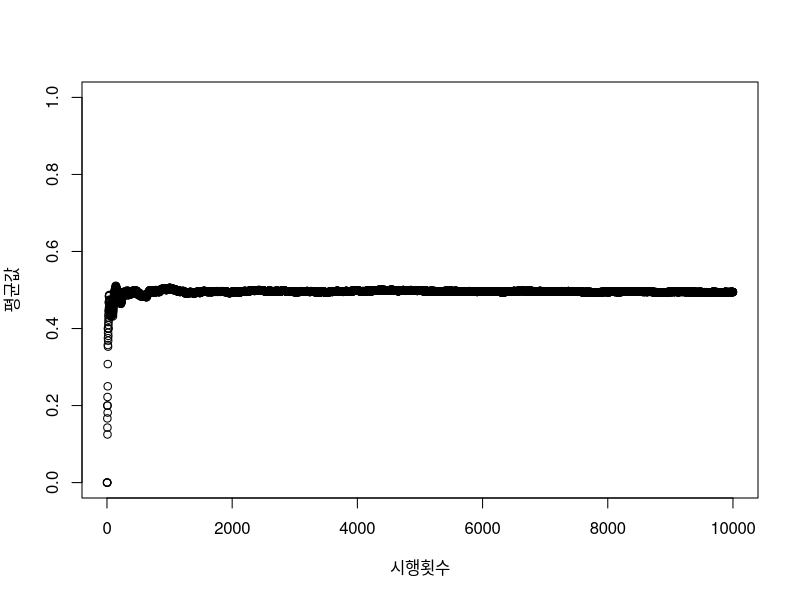
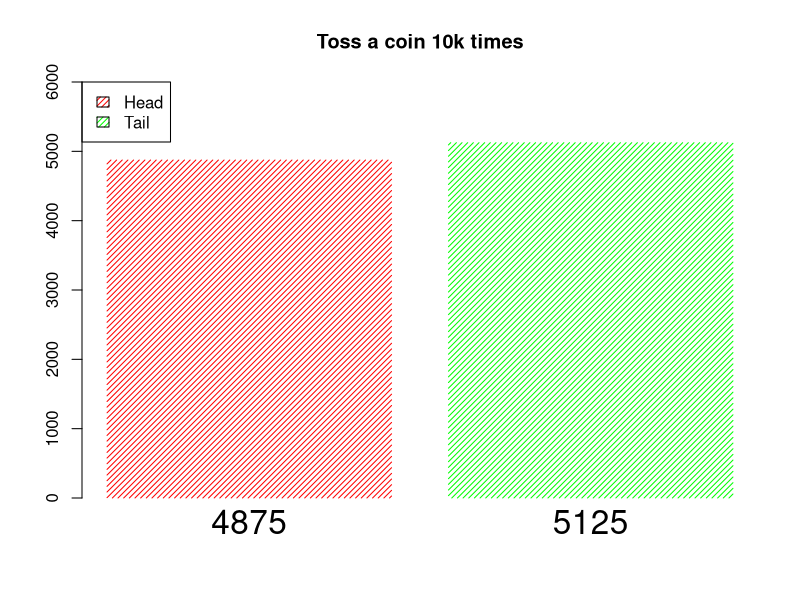

These figures' R source, in order:
# 1. 동전 앞면과 뒷면에 대한 확률 함수 구현
# 랜덤 생성 runif(count, min, max): return numerics(include?)
getPercentage = function(n) {
  return(runif(n, 0,1))
}

# 2. 동전 20회 던졌을 때, 앞&뒤(앞:1, 뒤:0) 출력
tossCoin = function(count) {
  # Head: 1, Tail: 0
  r = getPercentage(count)
  # numeric object
  result = numeric()
  for(i in 1:count){
    if(r[i] > 0.5){
      result[i] = 1;
    } else {
      result[i] = 0;
    }
  }
  return(result)
}
cat(tossCoin(20))

# 3. 몬테-카를로 시뮬레이션
monteTest = function(n){
  cnt = 0
  for(i in 1:n){
    cnt = cnt + tossCoin(1)
  }
  result = cnt / n
  return(result)
}
monteGraph = function(count){
  # init value
  accumulator = tossCoin(1)
  initData = data.frame(1,accumulator)
  names(initData) = c('시행횟수', '평균값')
  # loop
  for(n in 2:count){
    accumulator = accumulator + tossCoin(1)
    temp = c(n,accumulator/n)
    names(temp) = c('시행횟수', '평균값')
    # merge
    initData = rbind(initData, temp)
  }
  return(initData)
}
monteBarGraph = function(count){
  # Head, Tail
  h = 0;
  t = 0;
  for(i in 1:count){
    if(tossCoin(1)==1){
      h = h + 1;
    } else {
      t = t + 1;
    }
  }
  ret = c(h,t)
  # names(ret) = c(Head.Count,Tail.Count)
  names(ret) = c(ret[1],ret[2])
  return(ret)
}
monteTest(100000)
res = monteGraph(10000)
plot(res, ylim=c(0,1))

resBar = monteBarGraph(10000)
barplot(resBar,                               # data
        density = 25,                         # bar density(default=NULL)
        border = NA,                          # bar border(values: color, NA, TRUE)
        # xlab = 'default',                     # name x axis
        # ylab = 'default',                     # name y axis
        col = c('red', 'green'),              # bar color
        main = 'Toss a coin 10k times',       # main title
        # sub = "... idk what it is...",        # sub title
        space = 0.2,                          # space within each bar
        ylim = c(0,6000),                     # determine max limit for y axis
        axisnames = T,                        # show X name(default=TRUE)
        cex.names = 2,                        # size of X-bar's Name
        legend.text = c('Head','Tail'),       # display what each bar means
        args.legend = list(x = "topleft"))    # set location
